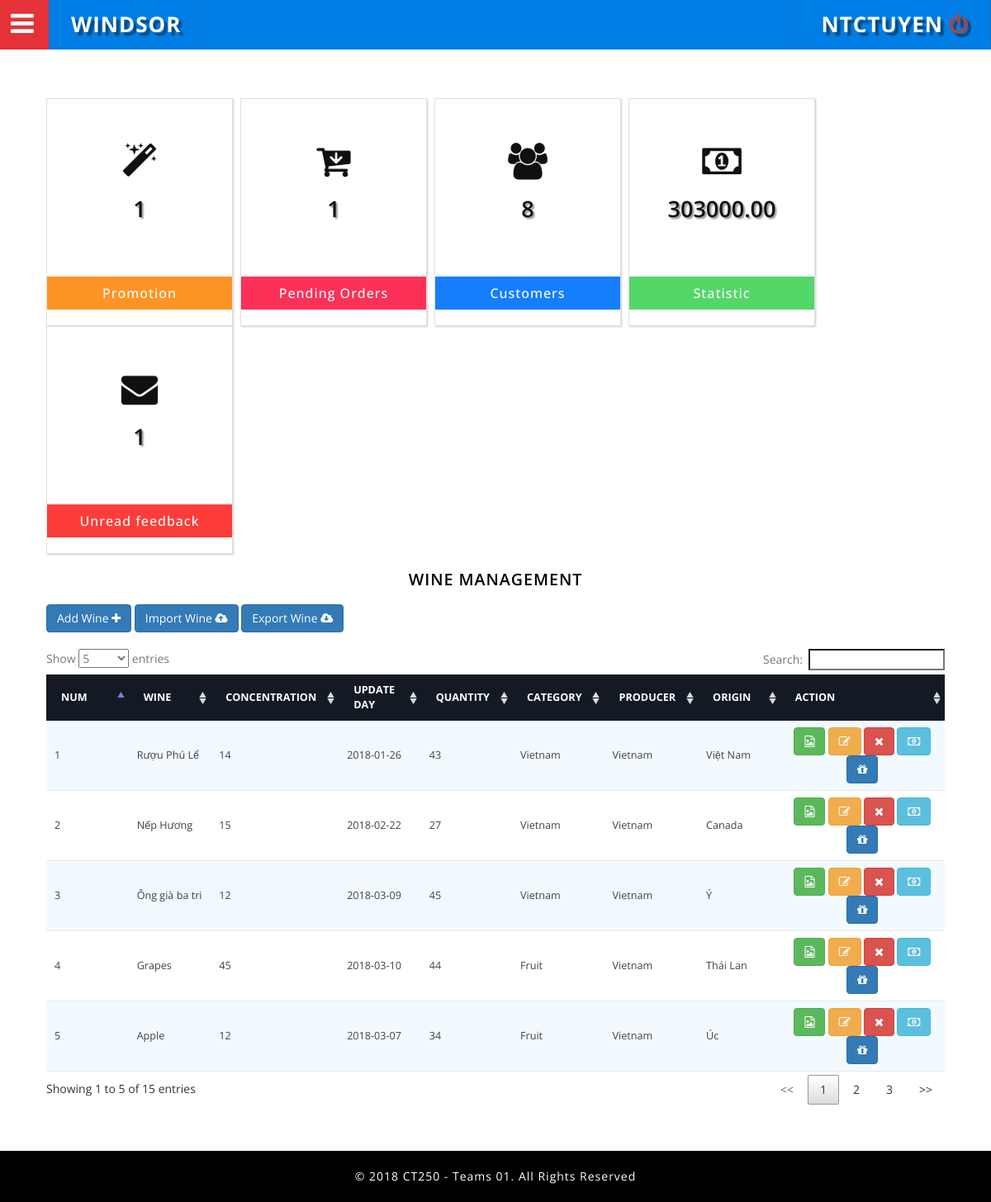
/Admin/dashboard.php?page=wine (signed in), run on an earlier commit of the app's database.
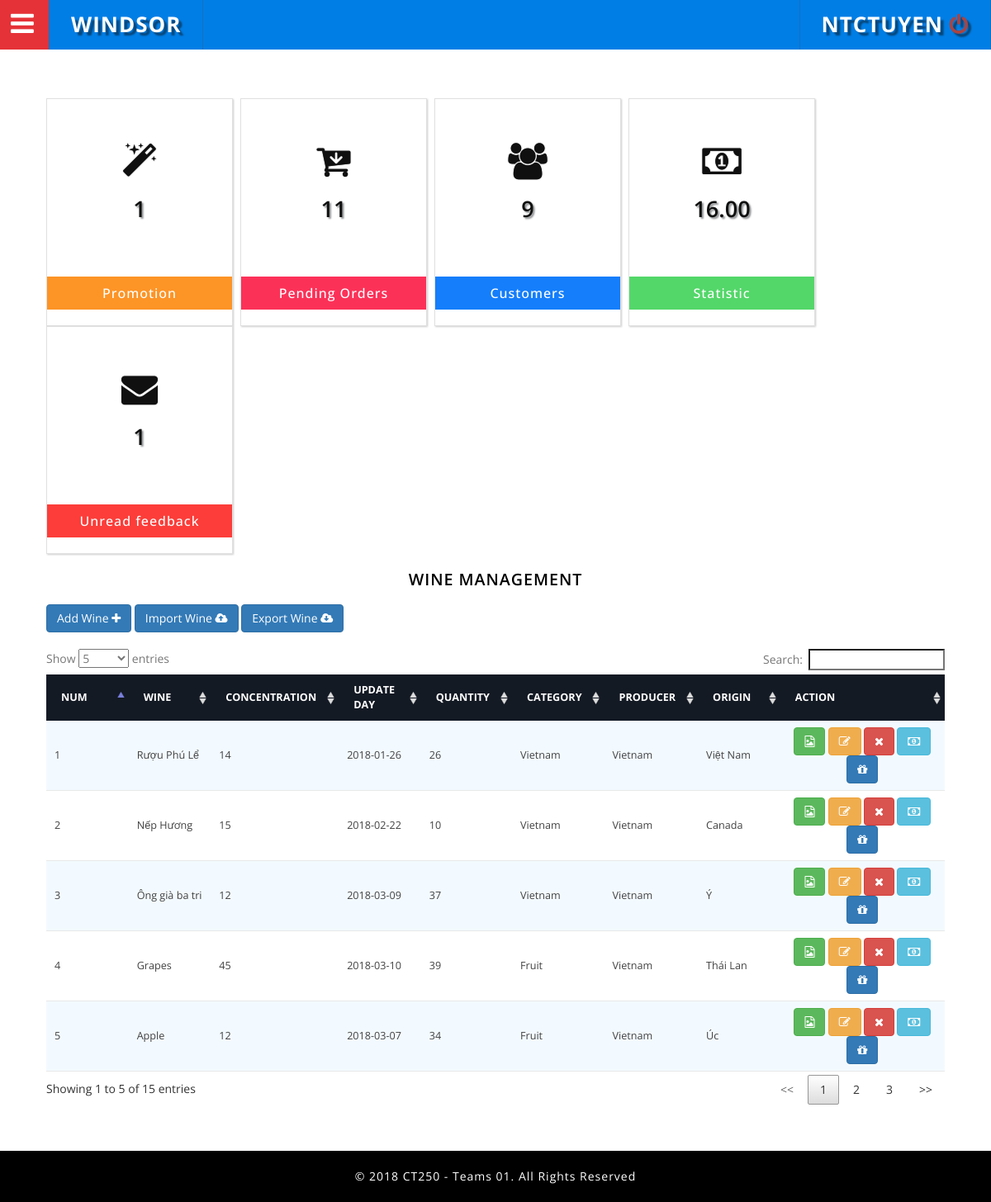
And on a later commit of the database.
### tables this page shows
CREATE TABLE IF NOT EXISTS `wine` (
  `WineId` int(11) NOT NULL,
  `WineName` varchar(100) NOT NULL,
  `WineStrength` int(40) NOT NULL,
  `WineShortDetails` varchar(100) NOT NULL,
  `WineDetails` varchar(1000) NOT NULL,
  `WineUpdateDate` date NOT NULL,
  `WineQuantity` int(11) DEFAULT NULL,
  `WineSold` int(10) NOT NULL DEFAULT '0',
  `CategoryId` int(11) DEFAULT NULL,
  `PublisherId` int(11) DEFAULT NULL,
  `CountryId` int(11) DEFAULT NULL
);

CREATE TABLE IF NOT EXISTS `category` (
  `CategoryId` int(11) NOT NULL,
  `CategoryName` varchar(150) NOT NULL,
  `CategoryDescription` varchar(150) DEFAULT NULL
);

CREATE TABLE IF NOT EXISTS `publisher` (
  `PublisherId` int(11) NOT NULL,
  `PublisherName` varchar(150) NOT NULL,
  `PublisherDescription` varchar(150) DEFAULT NULL
);

CREATE TABLE IF NOT EXISTS `country` (
  `CountryId` int(12) NOT NULL,
  `CountryName` varchar(150) NOT NULL,
  `CountryDetails` varchar(150) DEFAULT NULL
);

### Src/Category/CategoryController.php (called while the page is built, shortened)
<?php
function searchCategory($CategoryId)
{
	$select =
	"SELECT CategoryId,CategoryName,CategoryDescription
	FROM Category
	WHERE CategoryId='$CategoryId'";
	return mysql_query($select);
}
?>

### Src/Publisher/PublisherController.php (called while the page is built, shortened)
<?php
function searchPublisher($PublisherId)
{
	$select =
	"SELECT `PublisherId`, `PublisherName`, `PublisherDescription`
	FROM Publisher
	WHERE PublisherId='$PublisherId'";
	return mysql_query($select);
}
?>

### Src/Country/CountryController.php (called while the page is built, shortened)
<?php
function searchCountry($CountryId)
{
	$select =
	"SELECT CountryId,CountryName,CountryDetails
	FROM Country
	WHERE CountryId='$CountryId'";
	return mysql_query($select);
}
?>

### Src/Wine/Wine.php (the view, shortened to what the changed rows need)
<?php
$sql="SELECT WineId, WineName, WineStrength, WineUpdateDate,WineQuantity, wine.CategoryId, wine.PublisherId, wine.CountryId FROM wine, category, country, publisher WHERE wine.CategoryId = category.CategoryId AND wine.PublisherId = publisher.PublisherId AND wine.CountryId = country.CountryId";
$listwine = mysql_query($sql) or trigger_error(mysql_error().$sql);
?>
<br>
<br>
<table id="myTable" class="table-striped table-hover">
	<thead >
		<tr>
			<th><strong>Num</strong></th>
			<th><strong>Wine</strong></th>
			<th><strong>Concentration</strong></th>
			<th><strong>Update day</strong></th>
			<th><strong>Quantity</strong></th>
			<th><strong>Category</strong></th>
			<th><strong>Producer</strong></th>
			<th><strong>Origin</strong></th>
			<th><strong>Action</strong></th>
		</tr>
	</thead>
	<tbody>
		<?php
		$num = 1;
		while(list($WineId,$name,$strength,$wineupdate,$quantity,$idCat, $idPub,$idCountry) = mysql_fetch_array($listwine))
		{
			?>
			<tr>
				<td class="col-md-1"><?= $num;?> </td>
				<td class="col-md-1"><?= $name;?> </td>
				<td class="col-md-1"><?= $strength;?> </td>
				<td class="col-md-1"><?= $wineupdate;?> </td>
				<td class="col-md-1"><?= $quantity;?> </td>
				<?php
				$result = searchCategory($idCat);
				if(isset($result))
				{
					list($CategoryId,$CategoryName)=mysql_fetch_array($result);
				} ?>
				<td class="col-md-1"><?= $CategoryName?> </td>
				<?php
				$result = searchPublisher($idPub);
				if(isset($result))
				{
					list($PublisherId,$PublisherName)=mysql_fetch_array($result);
				} ?>
				<td class="col-md-1"><?= $PublisherName?> </td>
				<?php
				$result = searchCountry($idCountry);
				if(isset($result))
				{
					list($CountryId,$CountryName)=mysql_fetch_array($result);
				} ?>
				<td class="col-md-1"><?= $CountryName?> </td>
				<td class="text-center col-md-2">
					<a class='btn btn-success' href="?page=UploadImageWine&&WineId=<?=$WineId?>">
						<i class="fa fa-file-image-o"></i></a>
					<a class="btn btn-warning" href="?page=UpdateWine&WineId=<?php echo $WineId; ?>"><i class="fa fa-edit"></i></a>
					<a class='btn btn-danger' href="?page=DeleteWine&WineId=<?php echo $WineId; ?>" onclick="return confirm('Are you sure delete?')"><i class="fa fa-remove"></i></a>
					<a class="btn btn-info" href="?page=PriceHistory&WineId=<?php echo $WineId; ?>"><i class="fa fa-money"></i></a>
					<a class="btn btn-primary" href="?page=PromotionHistory&WineId=<?php echo $WineId; ?>"><i class="fa fa-gift"></i></a>
				</td>
			</tr>
			<?php
			$num++;
		}
		?>
	</tbody>
</table>

### Admin/dashboard.php (shortened to what the changed rows need)
<?php
function employeeLogin($EmployeeCode) {
  $sql_query_employee = "SELECT * FROM employee WHERE EmployeeCode = '{$EmployeeCode}'";
  $sql_result_employee = mysql_query($sql_query_employee);
  while ($row_employee = mysql_fetch_array($sql_result_employee)) {
    echo $row_employee['EmployeeName'];
  }
}
?>
<!DOCTYPE html>
<html lang="vi">
<head>
<link href="../public/admin/css/bootstrap.css" rel="stylesheet" type="text/css" media="all" />
<link rel="stylesheet" type="text/css" href="../public/admin/css/table-style.css" />
<link rel="stylesheet" type="text/css" href="../public/admin/css/basictable.css" />
<link href="../public/admin/css/component.css" rel="stylesheet" type="text/css" media="all" />
<link href="../public/admin/css/style_grid.css" rel="stylesheet" type="text/css" media="all" />
<link href="../public/admin/css/style.css" rel="stylesheet" type="text/css" media="all" />
<link href="../public/admin/css/jquery.toast.min.css" rel="stylesheet" type="text/css" media="all" />
<link href="../public/admin/css/font-awesome.css" rel="stylesheet">
</head>
<body>
	<?php
	include_once("../Src/Category/CategoryController.php");
	include_once("../Src/Publisher/PublisherController.php");
	include_once("../Src/Country/CountryController.php");
	include_once("../Src/News/NewsController.php");
	?>
	<div class="wthree_agile_admin_info">
		<div class="w3_agileits_top_nav">
			<ul id="gn-menu" class="gn-menu-main">
				<li class="second logo"><h1><a href="dashboard.php"><i class="fa fa-graduation-cap" aria-hidden="true"></i>Windsor </a></h1></li>
				<li class="second logo"><h1><a href="SignOut.php"><?php if(isset($_SESSION["EmployeeCode"])){employeeLogin($_SESSION["EmployeeCode"]); echo "  <i class='fa fa-power-off text-danger'></i>"; }?> </a></h1></li>
			</ul>
		</div>
		<div class="inner_content">
			<div class="inner_content_w3_agile_info">
				<div class="agile_top_w3_grids">
					<ul class="ca-menu">
						<li>
							<a href="?page=customer">
								<div class="ca-content">
									<?php
									$result = mysql_query(
										"SELECT
										o.OrderId,w.WineName ,o.OrderCreateDate, o.OrderDeliverDate,
										o.OrderDeliverPlace, o.OrderStatus, u.FullName,
										p.PaymentMethodName,or1.WineSoldPrice, or1.WineOrderQuantity
										FROM `order` o
										JOIN paymentmethod p ON o.PaymentMethodId = p.PaymentMethodId
										JOIN user u ON o.Username = u.Username
										JOIN orderwinedetails or1 ON o.OrderId = or1.OrderId
										JOIN wine w ON or1.WineOrderId = w.WineId and o.OrderStatus=0");
									$num_rows = mysql_num_rows($result);
									?>
									<h4 class="ca-main one"><?=$num_rows?></h4>
									<h3 class="ca-sub one">Pending Orders</h3>
								</div>
							</a>
						</li>
						<li>
							<a href="?page=user">
								<div class="ca-content">
									<?php
									$result = mysql_query(
										"SELECT * from User");
									$num_rows = mysql_num_rows($result);
									?>
									<h4 class="ca-main one"><?=$num_rows?></h4>
									<h3 class="ca-sub two">Customers</h3>
								</div>
							</a>
						</li>
						<li>
							<a href="?page=statistic">
								<div class="ca-content">
									<?php
									$result = mysql_query(
										"SELECT sum(`WineSoldPrice`) as total_money FROM `orderwinedetails`,`order` WHERE  `order`.`OrderId` = `orderwinedetails`.`OrderId` AND `order`.`OrderStatus`=1");
									while ($row = mysql_fetch_array($result,MYSQL_ASSOC)) {
										?>
										<h4 class="ca-main four"><?=$row['total_money']?></h4>
										<?php } ?>
										<h3 class="ca-sub three">Statistic</h3>
									</div>
								</a>
							</li>
						</ul>
					</div>
					<?php
					if(isset($_GET['page'])&& $_GET['page']=="wine")
					{
						include_once("../Src/Wine/Wine.php");
					}
						?>
					</div>
				</div>
				<link rel="stylesheet" type="text/css" href="../Public/admin/css/jquery.dataTables.min.css">
			</body>
			</html>

What changed in the data, as far as the page shows it:
changed wine "Rượu Phú Lể": WineQuantity "43" → "26"
changed wine "Nếp Hương": WineQuantity "27" → "10"
changed wine "Ông già ba tri": WineQuantity "45" → "37"
changed wine "Grapes": WineQuantity "44" → "39"
Also different on the page:
$num_rows: "1" → "11"
$num_rows: "8" → "9"
new list line: "16.00"
list line gone: "303000.00"
